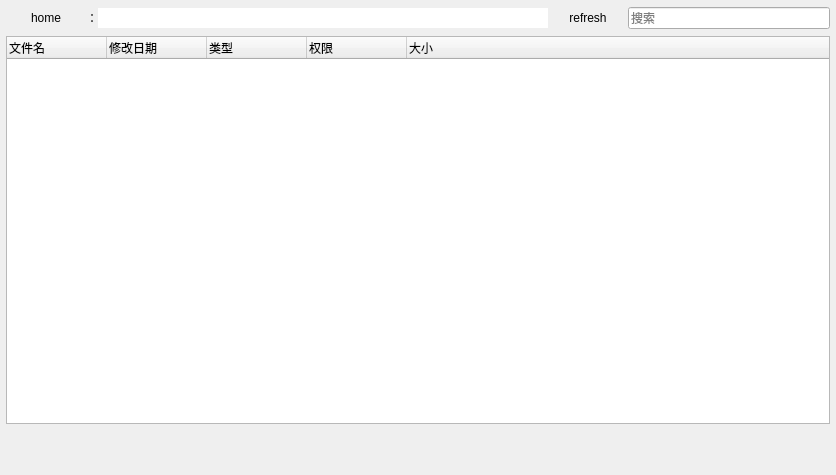
<?xml version="1.0" encoding="UTF-8"?>
<ui version="4.0">
 <class>Dialog</class>
 <widget class="QDialog" name="Dialog">
  <property name="geometry">
   <rect>
    <x>0</x>
    <y>0</y>
    <width>836</width>
    <height>475</height>
   </rect>
  </property>
  <property name="acceptDrops">
   <bool>true</bool>
  </property>
  <property name="windowTitle">
   <string>Dialog</string>
  </property>
  <property name="windowIcon">
   <iconset>
    <normaloff>:/flat/flatico/cloud.ico</normaloff>:/flat/flatico/cloud.ico</iconset>
  </property>
  <layout class="QVBoxLayout" name="verticalLayout" stretch="0,10,1">
   <property name="spacing">
    <number>6</number>
   </property>
   <property name="leftMargin">
    <number>6</number>
   </property>
   <property name="topMargin">
    <number>6</number>
   </property>
   <property name="rightMargin">
    <number>6</number>
   </property>
   <property name="bottomMargin">
    <number>6</number>
   </property>
   <item>
    <layout class="QHBoxLayout" name="horizontalLayout" stretch="0,0,20,0,0">
     <property name="spacing">
      <number>0</number>
     </property>
     <item>
      <widget class="QPushButton" name="pushButtonHome">
       <property name="minimumSize">
        <size>
         <width>24</width>
         <height>24</height>
        </size>
       </property>
       <property name="toolTip">
        <string>我的云盘</string>
       </property>
       <property name="autoFillBackground">
        <bool>true</bool>
       </property>
       <property name="styleSheet">
        <string notr="true"/>
       </property>
       <property name="text">
        <string>home</string>
       </property>
       <property name="icon">
        <iconset>
         <normaloff>:/img/ftp/home.ico</normaloff>:/img/ftp/home.ico</iconset>
       </property>
       <property name="autoDefault">
        <bool>false</bool>
       </property>
       <property name="default">
        <bool>false</bool>
       </property>
       <property name="flat">
        <bool>true</bool>
       </property>
      </widget>
     </item>
     <item>
      <widget class="QLabel" name="labelPath_2">
       <property name="text">
        <string>：</string>
       </property>
      </widget>
     </item>
     <item>
      <widget class="QLineEdit" name="lineEditPath">
       <property name="enabled">
        <bool>true</bool>
       </property>
       <property name="toolTip">
        <string>当前路径</string>
       </property>
       <property name="frame">
        <bool>false</bool>
       </property>
      </widget>
     </item>
     <item>
      <widget class="QPushButton" name="pushButtonRefresh">
       <property name="minimumSize">
        <size>
         <width>24</width>
         <height>24</height>
        </size>
       </property>
       <property name="toolTip">
        <string>刷新</string>
       </property>
       <property name="styleSheet">
        <string notr="true"/>
       </property>
       <property name="text">
        <string>refresh</string>
       </property>
       <property name="icon">
        <iconset>
         <normaloff>:/img/ftp/sync.ico</normaloff>:/img/ftp/sync.ico</iconset>
       </property>
       <property name="autoDefault">
        <bool>false</bool>
       </property>
       <property name="flat">
        <bool>true</bool>
       </property>
      </widget>
     </item>
     <item>
      <widget class="QLineEdit" name="lineEdit">
       <property name="sizePolicy">
        <sizepolicy hsizetype="Expanding" vsizetype="Fixed">
         <horstretch>9</horstretch>
         <verstretch>0</verstretch>
        </sizepolicy>
       </property>
       <property name="acceptDrops">
        <bool>true</bool>
       </property>
       <property name="toolTip">
        <string>搜索</string>
       </property>
       <property name="text">
        <string/>
       </property>
       <property name="placeholderText">
        <string>搜索</string>
       </property>
       <property name="clearButtonEnabled">
        <bool>true</bool>
       </property>
      </widget>
     </item>
    </layout>
   </item>
   <item>
    <widget class="QTreeWidget" name="treeWidgetFtp">
     <property name="focusPolicy">
      <enum>Qt::NoFocus</enum>
     </property>
     <property name="contextMenuPolicy">
      <enum>Qt::CustomContextMenu</enum>
     </property>
     <property name="frameShape">
      <enum>QFrame::StyledPanel</enum>
     </property>
     <property name="lineWidth">
      <number>0</number>
     </property>
     <property name="midLineWidth">
      <number>0</number>
     </property>
     <property name="dragEnabled">
      <bool>true</bool>
     </property>
     <property name="dragDropMode">
      <enum>QAbstractItemView::DropOnly</enum>
     </property>
     <property name="defaultDropAction">
      <enum>Qt::CopyAction</enum>
     </property>
     <property name="selectionMode">
      <enum>QAbstractItemView::ExtendedSelection</enum>
     </property>
     <column>
      <property name="text">
       <string>文件名</string>
      </property>
     </column>
     <column>
      <property name="text">
       <string>修改日期</string>
      </property>
     </column>
     <column>
      <property name="text">
       <string>类型</string>
      </property>
     </column>
     <column>
      <property name="text">
       <string>权限</string>
      </property>
     </column>
     <column>
      <property name="text">
       <string>大小</string>
      </property>
     </column>
    </widget>
   </item>
   <item>
    <widget class="QScrollArea" name="scrollArea">
     <property name="minimumSize">
      <size>
       <width>0</width>
       <height>20</height>
      </size>
     </property>
     <property name="maximumSize">
      <size>
       <width>16777215</width>
       <height>200</height>
      </size>
     </property>
     <property name="frameShape">
      <enum>QFrame::NoFrame</enum>
     </property>
     <property name="lineWidth">
      <number>0</number>
     </property>
     <property name="widgetResizable">
      <bool>true</bool>
     </property>
     <widget class="QWidget" name="widget">
      <property name="geometry">
       <rect>
        <x>0</x>
        <y>0</y>
        <width>824</width>
        <height>39</height>
       </rect>
      </property>
      <layout class="QVBoxLayout" name="verticalLayout_2">
       <property name="spacing">
        <number>0</number>
       </property>
       <property name="leftMargin">
        <number>0</number>
       </property>
       <property name="topMargin">
        <number>0</number>
       </property>
       <property name="rightMargin">
        <number>0</number>
       </property>
       <property name="bottomMargin">
        <number>0</number>
       </property>
       <item>
        <layout class="QVBoxLayout" name="layout1"/>
       </item>
      </layout>
     </widget>
    </widget>
   </item>
  </layout>
 </widget>
 <layoutdefault spacing="6" margin="11"/>
 <resources/>
 <connections/>
</ui>
